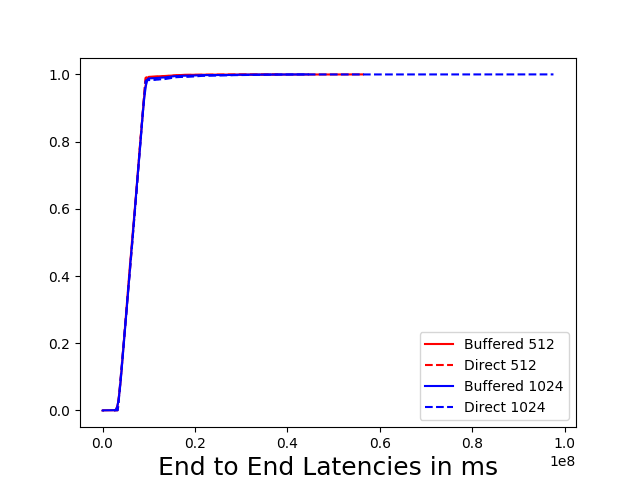

Source code (Python):
import numpy as np
import matplotlib.pyplot as plt
import json
import sys
import os

def get_read_times(filename):
    data = [int(line.strip()) for line in open(filename, 'r')]
    return data

def plot_e2e_times(list_of_points, color, label):
    sorted_vals = np.sort(list_of_points)
    p = 1. * np.arange(len(sorted_vals))/(len(sorted_vals) - 1)
    plt.plot(sorted_vals, p, color, label=label)

points_read_buffered_512 = get_read_times("/users/balarjun/Advanced_OS/Advanced-OS-MiniProject/Local_File_System/results/random_reads_benchmark/512_buffered")
points_read_direct_512 = get_read_times("/users/balarjun/Advanced_OS/Advanced-OS-MiniProject/Local_File_System/results/random_reads_benchmark/512_direct")
points_read_buffered_1024 = get_read_times("/users/balarjun/Advanced_OS/Advanced-OS-MiniProject/Local_File_System/results/random_reads_benchmark/1024_buffered")
points_read_direct_1024 = get_read_times("/users/balarjun/Advanced_OS/Advanced-OS-MiniProject/Local_File_System/results/random_reads_benchmark/1024_direct")
points_read_buffered_2048 = get_read_times("/users/balarjun/Advanced_OS/Advanced-OS-MiniProject/Local_File_System/results/random_reads_benchmark/2048_buffered")
points_read_direct_2048 = get_read_times("/users/balarjun/Advanced_OS/Advanced-OS-MiniProject/Local_File_System/results/random_reads_benchmark/2048_direct")
points_read_buffered_4096 = get_read_times("/users/balarjun/Advanced_OS/Advanced-OS-MiniProject/Local_File_System/results/random_reads_benchmark/4096_buffered")
points_read_direct_4096 = get_read_times("/users/balarjun/Advanced_OS/Advanced-OS-MiniProject/Local_File_System/results/random_reads_benchmark/4096_direct")
points_read_buffered_8192 = get_read_times("/users/balarjun/Advanced_OS/Advanced-OS-MiniProject/Local_File_System/results/random_reads_benchmark/8192_buffered")
points_read_direct_8192 = get_read_times("/users/balarjun/Advanced_OS/Advanced-OS-MiniProject/Local_File_System/results/random_reads_benchmark/8192_direct")
points_read_buffered_16384 = get_read_times("/users/balarjun/Advanced_OS/Advanced-OS-MiniProject/Local_File_System/results/random_reads_benchmark/16384_buffered")
points_read_direct_16384 = get_read_times("/users/balarjun/Advanced_OS/Advanced-OS-MiniProject/Local_File_System/results/random_reads_benchmark/16384_direct")
points_read_buffered_32768 = get_read_times("/users/balarjun/Advanced_OS/Advanced-OS-MiniProject/Local_File_System/results/random_reads_benchmark/32768_buffered")
points_read_direct_32768 = get_read_times("/users/balarjun/Advanced_OS/Advanced-OS-MiniProject/Local_File_System/results/random_reads_benchmark/32768_direct")
points_read_buffered_65536 = get_read_times("/users/balarjun/Advanced_OS/Advanced-OS-MiniProject/Local_File_System/results/random_reads_benchmark/65536_buffered")
points_read_direct_65536 = get_read_times("/users/balarjun/Advanced_OS/Advanced-OS-MiniProject/Local_File_System/results/random_reads_benchmark/65536_direct")

plot_e2e_times(points_read_buffered_512, 'r', 'Buffered 512')
plot_e2e_times(points_read_direct_512, 'r--', 'Direct 512')
plot_e2e_times(points_read_buffered_1024, 'b', 'Buffered 1024')
plot_e2e_times(points_read_direct_1024, 'b--', 'Direct 1024')

plt.legend()
plt.xlabel('End to End Latencies in ms', fontsize=18)
plt.savefig("e2e_cdf.png")
